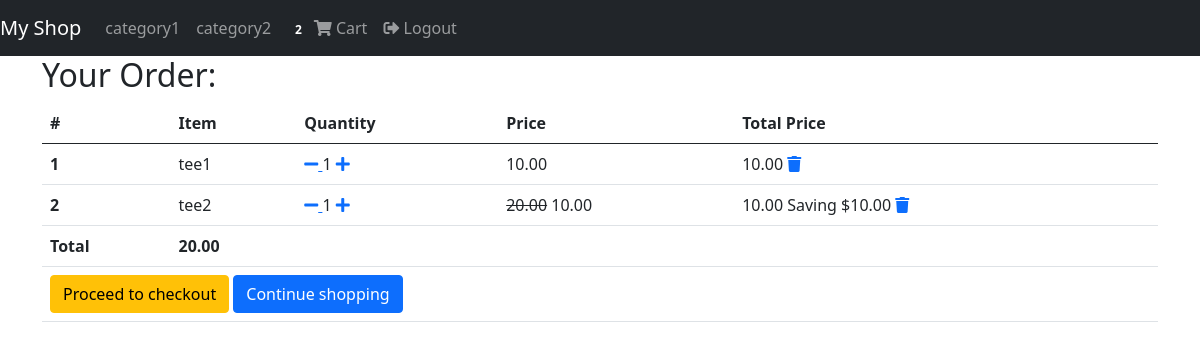
Screenshot of /shop/cart/ (signed in) with the database file from the repository.
### shop/models.py (models this page shows, shortened)
class Order(models.Model):
    user = models.ForeignKey(settings.AUTH_USER_MODEL, on_delete=models.CASCADE)
    paid = models.BooleanField(default=False)
    orderitems=models.ManyToManyField(OrderItem)
    orderDate = models.DateTimeField(blank=True, null=True)
    ship_addr=models.ForeignKey('Address', on_delete=models.SET_NULL, blank=True, null=True)
    def get_total_price(self):
        total_price=0
        for an_item in self.orderitems.all():
            total_price+=an_item.get_order_item_price()
        return total_price

class OrderItem(models.Model):
    item = models.ForeignKey(Item, on_delete=models.CASCADE)
    user = models.ForeignKey(settings.AUTH_USER_MODEL, on_delete=models.CASCADE)
    quantity = models.IntegerField(default=1)
    paid = models.BooleanField(default=False)
    def get_order_item_price(self):
        if self.item.discounted_price:
            return self.quantity*self.item.discounted_price
        return self.quantity*self.item.price
    def get_discount_amount(self):
        return self.quantity*self.item.price-self.quantity*self.item.discounted_price

class Item(models.Model):
    season_choice=[
        ('spring', 'spring'),
        ('summer', 'summer'),
        ('autum', 'autum'),
        ('winter', 'winter'),
    ]
    type_choice=[
        ('tee', 't-shirt'),
        ('shirt', 'shirt'),
        ('jean', 'jeans'),
        ('dress', 'dresses'),
        ('jacket', 'coats and jackets'),
    ]
    label_choice=[
        ('new', 'new-arrival'),
        ('best', 'best-seller'),
        ('recom', 'recommended'),
        ('sales', 'sales'),
    ]
    name = models.CharField(max_length=120)
    product_season=models.CharField(choices=season_choice, max_length=10)
    product_type=models.CharField(choices=type_choice, max_length=20)
    price = models.DecimalField(max_digits=20, decimal_places=2)
    discounted_price = models.DecimalField(max_digits=20, decimal_places=2, blank=True, null=True)
    label = models.CharField(choices=label_choice, max_length=20, blank=True,  null=True)
    description = models.TextField(blank=True, null=True)
    image = models.ImageField(upload_to='product_images', blank=True)
    stock=models.IntegerField(default=0)

### shop/views.py (the view)
# urls.py: path('cart/', shoppingCart.as_view(), name="shopping-cart"),
class shoppingCart(LoginRequiredMixin, View):
    def get(self, *args, **kwargs):
        order=Order.objects.get(user=self.request.user, paid=False)
        context={'object': order}
        return render(self.request, 'shopping_cart.html', context)

### shop/templatetags/cart_templatetags.py (called while the page is built)
@register.filter
def cart_item_count(user):
    if user.is_authenticated:
        querySet=Order.objects.filter(user=user, paid=False)
        if querySet.exists():
            return querySet[0].orderitems.count()
    return 0

### templates/shopping_cart.html (shortened to what this page needs)
{% extends "base.html" %}
{% block content %}
<div class="container">
    <div class="table=responsive-xl">
        <h2>Your Order: </h2>
        <table class="table">
            <thead>
                <tr>
                    <th>#</th>
                    <th>Item</th>
                    <th>Quantity</th>
                    <th>Price</th>
                    <th>Total Price</th>
                </tr>
            </thead>
            <tbody>
                {% for orderitem in object.orderitems.all %}
                <tr>
                    <th>{{ forloop.counter }}</th>
                    <td>{{ orderitem.item.name }}</td>
                    <td>
                        <a href="{% url 'shop:quantity_reduce_shopping_cart' orderitem.item.pk %}" class="button">
                            <i class="fas fa-minus mr-2"></i>
                        </a>
                         {{ orderitem.quantity }}
                        <a href="{% url 'shop:add_to_cart_shopping_cart' orderitem.item.pk %}" class="button">
                            <i class="fas fa-plus ml-2"></i>
                         </a>
                    </td>
                    {% if orderitem.item.discounted_price %}
                        <td><del>{{ orderitem.item.price }}</del> {{ orderitem.item.discounted_price }}</td>
                        <td>{{ orderitem.get_order_item_price }}
                            <span class="bandge badge-danger"> Saving ${{ orderitem.get_discount_amount }} </span>
                            <a href="{% url 'shop:remove_from_cart_shopping_cart' orderitem.item.pk %}" class="button">
                                <i class="fas fa-trash float-right"></i>
                            </a>
                        </td>
                    {% else %}
                        <td>{{ orderitem.item.price }}</td>
                        <td>{{ orderitem.get_order_item_price }}
                            <a href="{% url 'shop:remove_from_cart_shopping_cart' orderitem.item.pk %}" class="button">
                                <i class="fas fa-trash float-right"></i>
                            </a>
                        </td>
                    {% endif %}
                {% endfor %}
                {% if object.get_total_price %}
                <tr>
                    <th>Total</th>
                    <td colspan="5"><b>{{ object.get_total_price }}</b></td>
                </tr>
                <tr>
                    <td colspan="5">
                        <a class="btn btn-warning float-right ml-2" href="{% url 'shop:checkout' %}">Proceed to checkout</a>
                        <a class="btn btn-primary float-right" href="{% url 'shop:home-page' %}">Continue shopping</a>
                    </td>
                </tr>
                {% endif %}
            </tbody>
        </table>
    </div>
</div>
{% endblock content %}

### templates/base.html (shortened to what this page needs)
{% load staticfiles %}
<!DOCTYPE html>
<html lang="en">
<head>
     <link href="https://cdn.jsdelivr.net/npm/bootstrap@5.0.2/dist/css/bootstrap.min.css" rel="stylesheet">
     <link rel="stylesheet" href="https://use.fontawesome.com/releases/v5.8.1/css/all.css">
</head>
<body>
    {% include "navbar.html" %}
    {% block content %}
    {% endblock content %}
</body>
</html>

### templates/navbar.html (shortened to what this page needs)
{% load cart_templatetags %}
<nav class="navbar navbar-expand-lg navbar-dark bg-dark">
    <a class="navbar-brand" href="{% url 'shop:home-page' %}">My Shop</a>
    <div class="collapse navbar-collapse" id="navbarHomepageTop">
        <ul class="navbar-nav mr-auto">
            <li class="nav-item">
                <a class="nav-link" href="#">category1</a>
            </li>
            <li class="nav-item">
                <a class="nav-link" href="#">category2</a>
            </li>
        </ul>
        <ul class="navbar-nav ml-auto">
            {% if request.user.is_authenticated %}
            <li class="nav-item active">
                <a href="{% url 'shop:shopping-cart' %}" class="nav-link">
                    <span class="badge badge-danger">{{ request.user|cart_item_count }}</span>
                    <i class="fas fa-shopping-cart"></i>
                    <span class="clearfix d-none d-sm-inline-block"> Cart </span>
                </a>
            </li>
            <li class="nav-item">
                <a class="nav-link" href="{% url 'account_logout' %}">
                    <i class="fas fa-sign-out-alt"></i>
                    <span class="clearfix d-none d-sm-inline-block"> Logout </span>
                </a>
            </li>
            {% endif %}
        </ul>
    </div>
</nav>

### rows the page displays
OrderItem: item.name "tee1", quantity "1", item.price "10.00", get_order_item_price "10.00"
OrderItem: item.name "tee2", quantity "1", item.price "20.00", item.discounted_price "10.00", get_order_item_price "10.00", get_discount_amount "10.00"
Order: get_total_price "20.00"

### other values shown
{{ request.user|cart_item_count }} "2"
